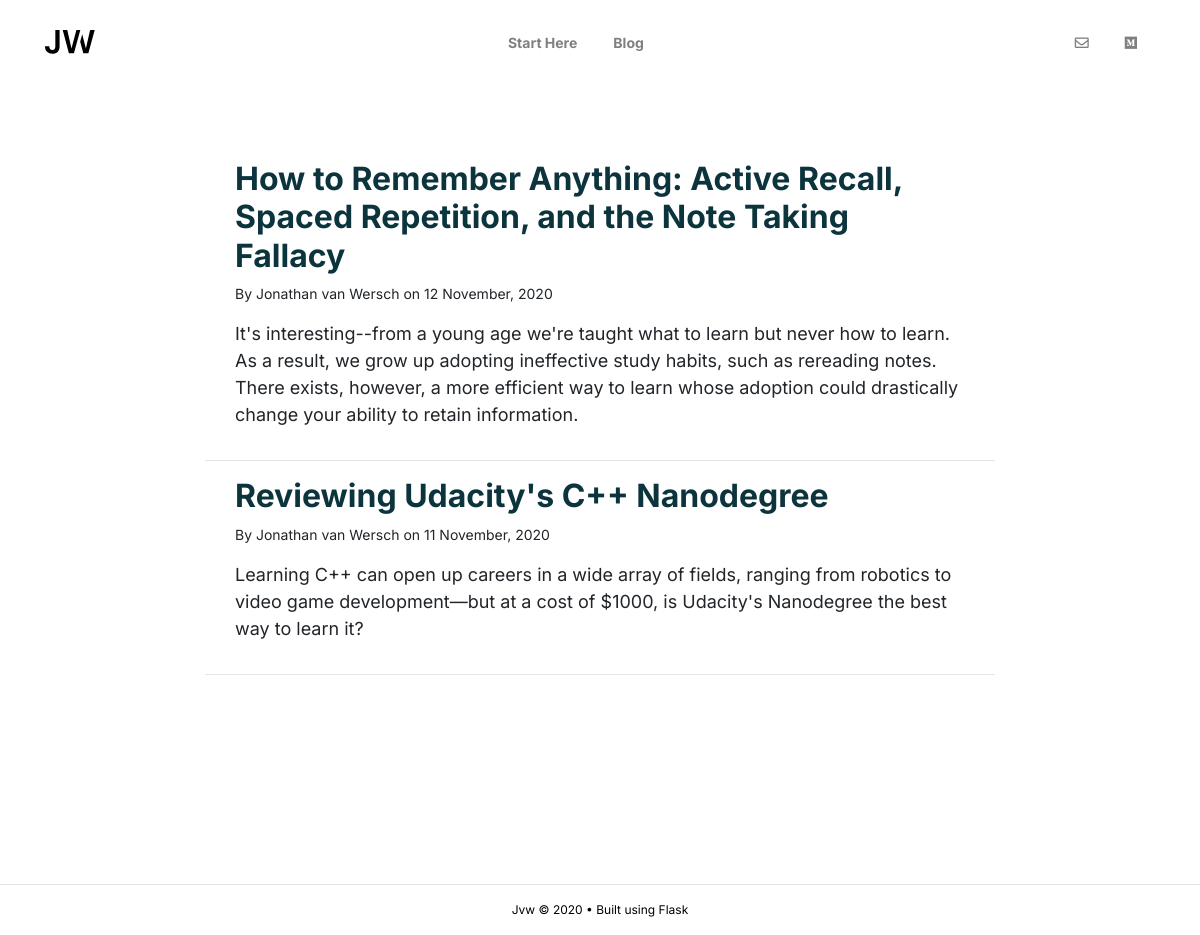
/blog, run on an earlier commit of the app's database.
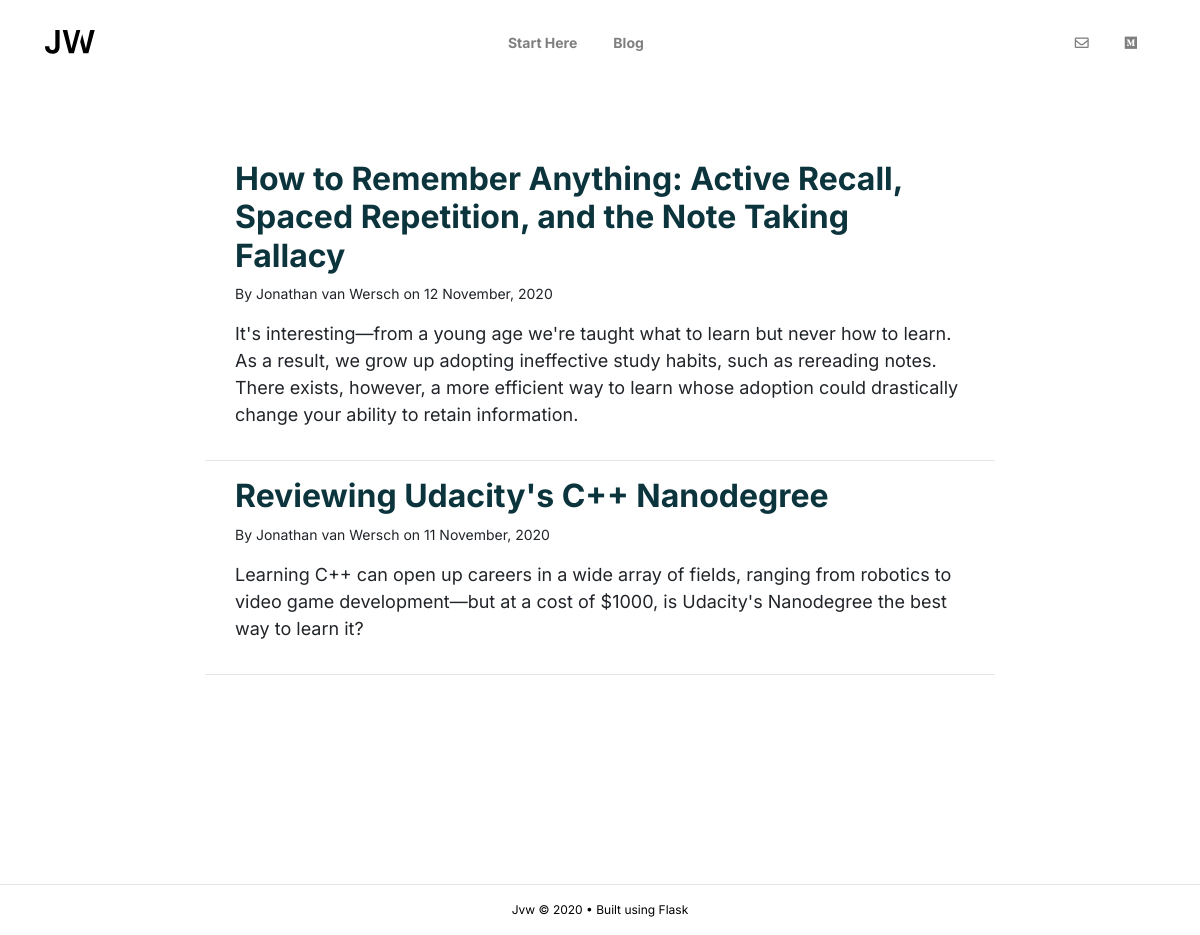
And on a later commit of the database.
### flaskblog/models.py (models this page shows, shortened)
class Post(db.Model):
    id = db.Column(db.Integer, primary_key=True)
    title = db.Column(db.String(100), nullable=False)
    url_title = db.Column(db.String(100), nullable=False)
    date_posted = db.Column(db.DateTime, nullable=False, default=datetime.utcnow)
    author = db.Column(db.String(100), nullable=False)
    summary = db.Column(db.Text, nullable=False)
    content = db.Column(db.Text, nullable=False)
    image = db.Column(db.String(1000), nullable=False)

### flaskblog/routes.py (the view)
@app.route("/blog")
def blog():
    post = Post.query.order_by(Post.date_posted.desc())
    return render_template('blog.html', title = 'Blog', post=post, content=content)

### flaskblog/templates/blog.html (shortened to what this page needs)
{% extends "layout.html" %}
{% block content %}
{% for post in post %}
<div class="row">
    <div class="col-lg-2"></div>
        <div class="col-lg-8">
        <a class="block" href="/blog/{{ post.id }}/{{ post.url_title }}">
            <article class="media content-section">
                <div class="media-body">
                    <div class="article-metadata">
                        <a class="article-title" href="/blog/{{ post.id }}/{{ post.url_title }}"><h2 class="article-title">{{ post.title }}</h2></a>
                        <p class="mr-2">By Jonathan van Wersch on {{ post.date_posted.strftime("%d %B, %Y") }}</p>
                    </div>
                    <p class="article-content">{{ post.summary|safe }}</p>
                </div>
            </article>
        </a>
        </div>
        <div class="col-lg-2"></div>
        <hr class="col-lg-8 solid">
    </div>
{% endfor %}
{% endblock content %}

### flaskblog/templates/layout.html (shortened to what this page needs)
<!DOCTYPE html>
<html>
<head>
    <meta name="viewport" content="width=device-width, initial-scale=1, shrink-to-fit=no">    <link rel="stylesheet" type="text/css" href="{{ url_for('static', filename='main.css') }}">
     <link rel="stylesheet" href="https://cdn.jsdelivr.net/npm/bootstrap@4.5.3/dist/css/bootstrap.min.css"
>
    <link rel="stylesheet" href="https://cdnjs.cloudflare.com/ajax/libs/font-awesome/5.15.1/css/all.min.css"
 />
    <link rel="stylesheet" href="">
</head>
<body>
    <header class="site-header">
        <nav class="navbar fixed-top navbar-light navbar-expand-md justify-content-center"
            style="background-color: #ffffff;">
            <div class="container">
                <a class="navbar-brand mr-0" href="/">
                    <img src="/static/logo_jvw.svg" class="logo img-responsive" width="50" height="58" alt="">
                </a>
                <div class="navbar-collapse collapse justify-content-between align-items-center w-100"
                    id="navbarToggle">
                    <ul class="navbar-nav mx-auto text-center">
                        <li class="nav-item">
                            <a class="nav-link" style= "font-weight: bold" href="/">Start Here</a>
                        </li>
                        <li class="nav-item">
                            <a class="nav-link" style = "font-weight: bold" href="/blog">Blog</a>
                        </li>
                    </ul>
                    <ul class="nav navbar-nav flex-row justify-content-center flex-nowrap">
                        <li class="nav-item">
                            <a class="nav-link" href="mailto:jonathanvwersch@gmail.com">
                                <i class="far fa-envelope fa-1x"></i></a>
                        </li>
                        <li class="nav-item">
                            <a class="nav-link" href="https://medium.com/@jonathanvwersch">
                                <i class="fab fa-medium fa-1x"></i></a>
                        </li>
                    </ul>
                </div>
            </div>
        </nav>
    </header>
    <main role="main" class="container">
        {% block content %}{% endblock %}
    </main>
    <br>
    <br>
    <br>
    <br>
    <br>
    <br>
    <footer>
        <hr class="solid">
        <p style="font-size: 12px";>Jvw &copy
            <script>document.write(new Date().getFullYear());</script> • Built using Flask</p>
    </footer>
</body>
</html>

### flaskblog/static/main.css (style rules this page uses)
body { background: #ffffff!important; font-family: 'Inter', sans-serif !important; position: relative; padding-bottom: 100px; min-height: 100vh; }
main.container { padding-top: 10em; }
a.nav-link { font-size: 14px; }
.nav-item { padding-left: 10px; padding-right: 10px; }
footer { position: absolute; background-color: #ffffff; text-align: center; color: black; bottom: 0; left: 0; width: 100%; }
ul { list-style: none; padding-left: 0; }
h1, h2, h3, h4, h5, h6 { color: #0C343D; font-weight: bold!important; }
h2 { font-size: 32px!important; }
li { font-size: 14px; }
p { font-size: 14px; }
p.article-content { font-size: 18px; }
::placeholder { color: black; }

What changed in the data, as far as the page shows it:
changed Post: summary "It's interesting--from a young age we're…" → "It's interesting—from a young age we're…"
